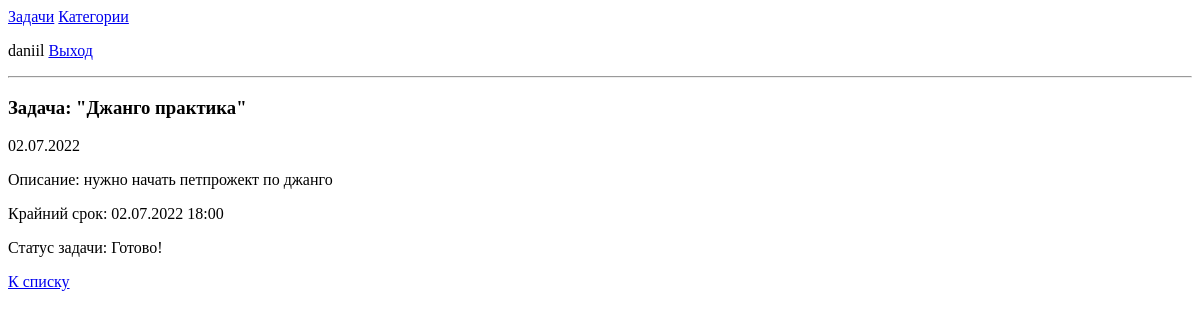
The app's page /task/1/ (signed in), older data.
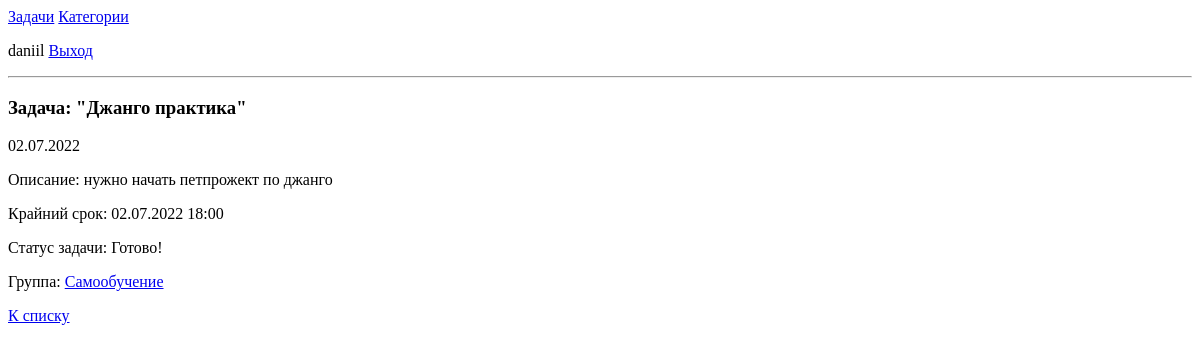
The same page, newer data.
### ToDoApp/models.py (models this page shows)
class Task(models.Model):
    user = models.ForeignKey(User, on_delete=models.CASCADE)
    title = models.CharField(max_length=200, verbose_name="Заголовок")
    description = models.TextField(
        null=True, blank=True, verbose_name="Описание")
    isComplete = models.BooleanField(default=False, verbose_name="Готово")
    create = models.DateTimeField(
        auto_now_add=True, verbose_name="Дата создания")
    deadline = models.DateTimeField(
        null=True, blank=True, verbose_name="Крайний срок")
    group = models.ForeignKey(
        'Group', null=True, on_delete=models.SET_NULL, verbose_name="Группа", blank=True)
    class Meta:
        ordering = ['isComplete']
        verbose_name_plural = 'Задачи'
        verbose_name = 'Задача'
    def __str__(self):
        return self.title

class Group(models.Model):
    name = models.CharField(
        max_length=30, db_index=True, verbose_name="Группа")
    user = models.ForeignKey(User, on_delete=models.CASCADE)
    class Meta:
        ordering = ['name']
        verbose_name_plural = 'Группы'
        verbose_name = 'Группа'
    def __str__(self):
        return self.name

### ToDoApp/views.py (the view)
# urls.py: path('task/<int:pk>/', TaskDetail.as_view(), name='task'),
class TaskDetail(LoginRequiredMixin, DetailView):
    model = Task
    context_object_name = "task"
    template_name = 'ToDoApp/task.html'

### ToDoApp/templates/ToDoApp/task.html (shortened to what this page needs)
{% extends "layout/basic.html" %}
{% block content %}
<h3>Задача: "{{task}}"</h3>
<p>{{task.create|date:"d.m.Y"}}</p>
{%if task.description%}
	<p>Описание: {{task.description}}</p>
{%endif%}
{%if task.isComplete%}
{%if task.deadline%}
	<p>Крайний срок: {{task.deadline|date:"d.m.Y H:i"}}</p>
{%endif%}
	<p>Статус задачи: Готово!</p>
{%else%}
	<p>Статус задачи: В работе...</p>
{%endif%}
{%if task.group%}
	<p>Группа: <a href="{%url 'group' task.group.id %}">{{task.group}}</a></p>
{%endif%}
<a href="{%url 'tasks'%}">К списку</a>
{% endblock %}

Row changes from the older to the newer data that the page shows:
changed Task "Джанго практика": group_id empty → 2 (drawn); group (not shown) → "Самообучение"
Text that changed along with them:
text now shown: "Группа:"
